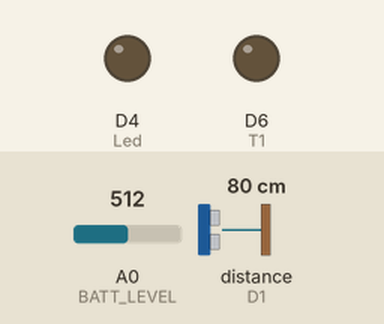
Recording of a sketch running on a simulated ESP8266 (NodeMCU). Shown: output pins drawn as LEDs (lit = HIGH). The inputs (shaded band) are chosen by the test bench; at power-on: A0 (BATT_LEVEL) = 512, distance to the obstacle (sensor on D1) 80 cm. The echo pulse lasts 58.3 µs per cm; WiFi joins after 1.5 s; servers stay silent unless stated; what the sketch prints to the serial monitor is not drawn. At 3.2 s the program puts the board to deep sleep or switches it off; the recording ends there.

Above: at 0.1 s.
At 0.6 s:
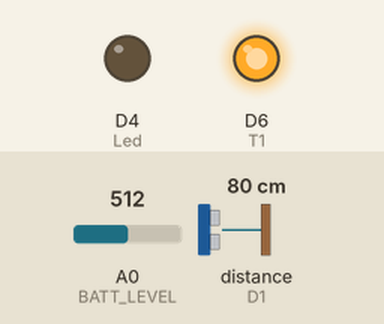
Timing chart, 0 to 3.0 s (numbered marks = the images above):
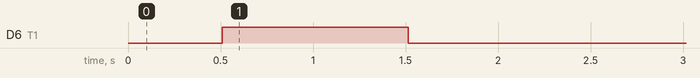

Measured:
- by itself, D6 (T1): LOW → HIGH at 0.51 s, → LOW 1.0 s later

The sketch:

water_tank.ino
```cpp
#include <ESP8266WiFi.h>
#include <NewPingESP8266.h>

// Time to sleep (in minute)
const int SLEEPTIME = 15;
// Calculate time for debug
uint32_t bootTime, setupTime, WiFiTime;
// Thingspeak API key,
String apiKey = "xyz123abc";
// Host
const char* server = "api.thingspeak.com";
// WiFi credentials
const char* WLAN_SSID = "name";
const char* WLAN_PASSWD  = "pass";

// RTC data for wifi
struct {
  uint32_t crc32;   // 4 bytes
  uint8_t channel;  // 1 byte,   5 in total
  uint8_t bssid[6]; // 6 bytes, 11 in total
  uint8_t ap_mac[6];
} rtcData;

// Static IP details...
IPAddress ip(192, 168, 1, 101);
IPAddress gateway(192, 168, 1, 1);
IPAddress subnet(255, 255, 255, 0);
IPAddress dns(192, 168, 1, 1);

WiFiClient client;
//****************Ping sensor stuff******************
#define TRIGGER_PIN  4  // Arduino pin tied to trigger pin on the ultrasonic sensor. orange
#define ECHO_PIN     5  // Arduino pin tied to echo pin on the ultrasonic sensor. yellow
#define MAX_DISTANCE 100 // Maximum distance we want to ping for (in centimeters). Maximum sensor distance is rated at 400-500cm.

NewPingESP8266 sonar(TRIGGER_PIN, ECHO_PIN, MAX_DISTANCE); // NewPing setup of pins and maximum distance.

int waterAtEmpty = 126; //distance in cm of sensor to water level at empty.
int waterAtFull = 5; //distance in cm from sensor to water level at full.
int dist;
const int T1 = 12;//ping sensor power pin

#define BATT_LEVEL A0

RF_PRE_INIT() {
  bootTime = millis();
}

void setup() {
  setupTime = millis();
  Serial.begin(74880);
  // disable WiFi
  WiFi.mode( WIFI_OFF );
  WiFi.forceSleepBegin();
  // delay( 1 );
  delay(500); //to avoid RTC bug

  // Try to read WiFi settings from RTC memory
  bool rtcValid = false;
  if ( ESP.rtcUserMemoryRead( 0, (uint32_t*)&rtcData, sizeof( rtcData ) ) ) {
    // Calculate the CRC of what we just read from RTC memory, but skip the first 4 bytes as that's the checksum itself.
    uint32_t crc = calculateCRC32( ((uint8_t*)&rtcData) + 4, sizeof( rtcData ) - 4 );
    if ( crc == rtcData.crc32 ) {
      rtcValid = true;
    }
  }

  // Do stuff
  delay(10);
  pinMode(T1, OUTPUT);
  digitalWrite(T1, LOW); // put sensor on sleep mode
  pinMode(D0, WAKEUP_PULLUP); // reset
  pinMode(D4, OUTPUT); // Led
  digitalWrite(D4, LOW); //

  //*******Read water level*****
  digitalWrite(T1, HIGH);//turn on ping sensor via transistor
  delay(1000);//warm up ping sensor
  unsigned int uS = sonar.ping(); // Send ping, get ping time in microseconds (uS).
  digitalWrite(T1, LOW);//turn off ping sensor, save power!
  dist = (uS / US_ROUNDTRIP_CM); //raw distance in cm.
  int waterRange = waterAtEmpty - waterAtFull; //difference between full and empty in cm.
  int adjDist = dist - waterAtFull; //water level from full in cm.
  float percent = map(adjDist, waterRange, 0, 0, 100); //Map waterRange to percent.

  // read the input on analog pin 0:
  int sensorValue = analogRead(BATT_LEVEL);
  // Convert the analog reading (which goes from 0 - 1023) to a voltage (0 - 3.2V):
  double voltage = ((analogRead(BATT_LEVEL)) / 222.60);//This needs to be adjusted for each case to be accurate. Higher value means low voltage // assumes external 180K resistor

  //Switch Radio back On
  WiFi.forceSleepWake();
  delay( 1 );

  // Disable the WiFi persistence.  The ESP8266 will not load and save WiFi settings in the flash memory.
  WiFi.persistent( false );

  // Bring up the WiFi connection
  WiFi.mode( WIFI_STA );
  WiFi.config( ip, dns, gateway, subnet );
  //-----------replacement for WiFi.begin
  if ( rtcValid ) {
    // The RTC data was good, make a quick connection
    WiFi.begin( WLAN_SSID, WLAN_PASSWD, rtcData.channel, rtcData.ap_mac, true );
  }
  else {
    // The RTC data was not valid, so make a regular connection
    WiFi.begin( WLAN_SSID, WLAN_PASSWD );
  }

  // Attempt to connect
  int retries = 0;
  int wifiStatus = WiFi.status();
  while ( wifiStatus != WL_CONNECTED ) {
    retries++;
    if ( retries == 100 ) {
      //5s Quick connect is not working, reset WiFi and try regular connection
      WiFi.disconnect();
      delay( 10 );
      WiFi.forceSleepBegin();
      delay( 10 );
      WiFi.forceSleepWake();
      delay( 10 );
      WiFi.begin( WLAN_SSID, WLAN_PASSWD );
    }
    if ( retries == 200 ) {
      // Giving up after 10s and going back to sleep
      WiFi.disconnect( true );
      delay( 1 );
      unsigned long sleeptimer = (SLEEPTIME * 60) * 1000000;
      Serial.println("");
      Serial.println("Failed to connect to Wifi after 10 seconds!");
      Serial.println("ESP8266 in sleep mode for " + String(SLEEPTIME) + " minutes");
      ESP.deepSleep(sleeptimer, WAKE_RF_DISABLED );
      WiFi.mode( WIFI_OFF );
      return; // Not expecting this to be called, the previous call will never return.
    }
    delay( 50 );
    wifiStatus = WiFi.status();
    WiFiTime = millis();
  }

  //Debug info
  Serial.printf("Core: %s/%s\n", ESP.getCoreVersion().c_str(), ESP.getSdkVersion());
  Serial.println(ESP.getResetReason().c_str());
  Serial.print("Connecting to ");
  Serial.println(WLAN_SSID);
  Serial.print("IP address: ");
  Serial.println(WiFi.localIP());
  Serial.printf("bootTime: %d ms setupTime: %d ms WifiTime %d ms\n", bootTime, setupTime, WiFiTime);
  Serial.print("RSSI: ");
  Serial.println(WiFi.RSSI());
  // Write current connection info back to RTC
  rtcData.channel = WiFi.channel();
  memcpy( rtcData.ap_mac, WiFi.BSSID(), 6 ); // Copy 6 bytes of BSSID (AP's MAC address)
  rtcData.crc32 = calculateCRC32( ((uint8_t*)&rtcData) + 4, sizeof( rtcData ) - 4 );
  ESP.rtcUserMemoryWrite( 0, (uint32_t*)&rtcData, sizeof( rtcData ) );


  //Send data to thingspeak
  if (client.connect(server, 80)) { // "184.106.153.149" or api.thingspeak.com
    String postStr = apiKey;
    postStr += "&field1=";
    postStr += String(percent);
    postStr += "&field2=";
    postStr += String(voltage);
//    postStr += "&field3=";
//    postStr += String(sensorValue);
    postStr += "\r\n\r\n";

    client.print("POST /update HTTP/1.1\n");
    client.print("Host: api.thingspeak.com\n");
    client.print("Connection: close\n");
    client.print("X-THINGSPEAKAPIKEY: " + apiKey + "\n");
    client.print("Content-Type: application/x-www-form-urlencoded\n");
    client.print("Content-Length: ");
    client.print(postStr.length());
    client.print("\n\n");
    client.print(postStr);
    client.stop();

    Serial.print("Tank level ");
    Serial.print(percent);
    Serial.print(",A0 sensor Value ");
    Serial.print(sensorValue);
    Serial.print(",Batt voltage ");
    Serial.print(voltage);
    Serial.print("\n");
    Serial.println("Data sent to Thingspeak");
  }
  else {
    Serial.println("No connections available");
  }

  //Back to sleep
  WiFi.disconnect( true );
  delay( 1 );
  Serial.println("Closing connection");
  Serial.println("ESP8266 in sleep mode for " + String(SLEEPTIME) + " minutes");
  unsigned long sleeptimer = (SLEEPTIME * 60) * 1000000;
  ESP.deepSleep(sleeptimer, WAKE_RF_DISABLED );
  //  ESP.deepSleep(ESP.deepSleepMax(), WAKE_RF_DISABLED );
}

void loop() {
}

uint32_t calculateCRC32( const uint8_t *data, size_t length ) {
  uint32_t crc = 0xffffffff;
  while ( length-- ) {
    uint8_t c = *data++;
    for ( uint32_t i = 0x80; i > 0; i >>= 1 ) {
      bool bit = crc & 0x80000000;
      if ( c & i ) {
        bit = !bit;
      }

      crc <<= 1;
      if ( bit ) {
        crc ^= 0x04c11db7;
      }
    }
  }

  return crc;
}
```
